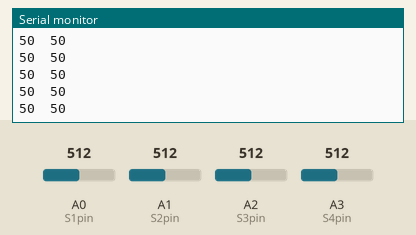
Recording of a sketch running on a simulated Arduino Uno, built with avr-gcc and run on an emulated ATmega328P. On the bench: the last lines printed to the serial monitor. Inputs (shaded band) come from the test bench; at power-on: A0 (S1pin) = 512, A1 (S2pin) = 512, A2 (S3pin) = 512, A3 (S4pin) = 512.

Above: at 1.2 s.
1.3 s: A0 (S1pin) set to 716
At 2.4 s:
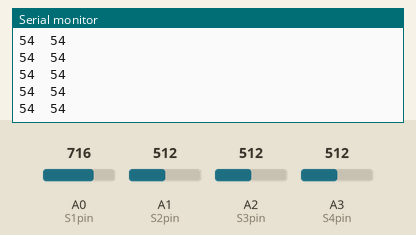
2.8 s: A1 (S2pin) set to 716
At 3.5 s:
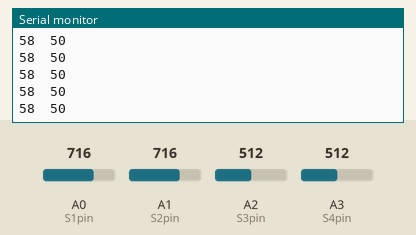
4.3 s: A2 (S3pin) set to 716
At 5.3 s:
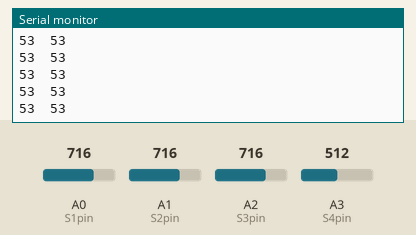
7.3 s: A3 (S4pin) set to 306
At 8.4 s:
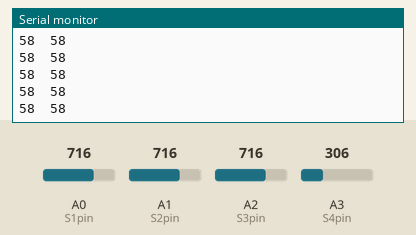
8.8 s: A0 (S1pin) set to 992
At 9.6 s:
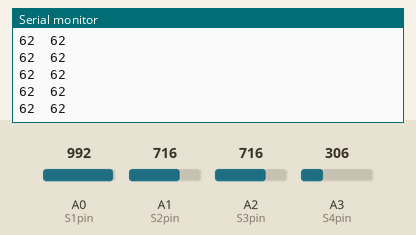
11.8 s: A1 (S2pin) set to 992
At 12.4 s:
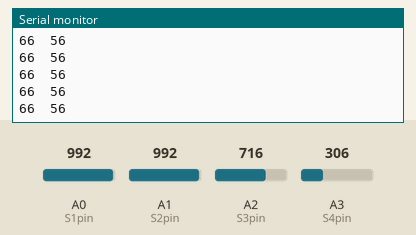
Timing chart, 0 to 14.3 s (numbered marks = the images above; inputs shaded):
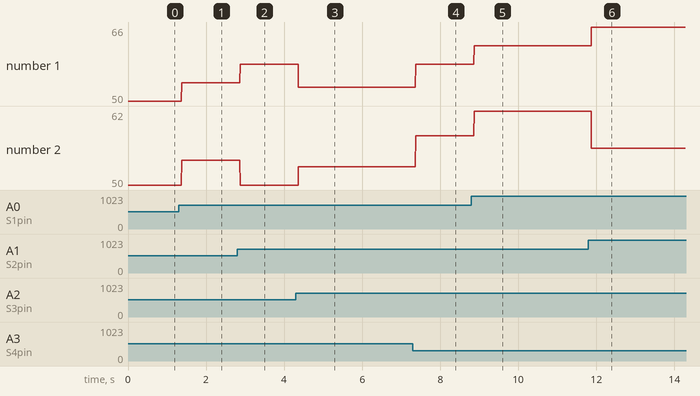

Measured:
- after the input at 1.3 s, the serial monitor: prints a new line after 0.07 s (image 1)
- after the input at 2.8 s, the serial monitor: prints a new line after 0.07 s (image 2)
- after the input at 4.3 s, the serial monitor: prints a new line after 0.07 s (image 3)
- after the input at 7.3 s, the serial monitor: prints a new line after 0.07 s (image 4)
- after the input at 8.8 s, the serial monitor: prints a new line after 0.07 s (image 5)
- after the input at 11.8 s, the serial monitor: prints a new line after 0.07 s (image 6)
- plotted number 1: 50 → 54 after the input at 1.3 s, 54 → 58 after the input at 2.8 s, 58 → 53 after the input at 4.3 s, 58 → 62 after the input at 8.8 s, 62 → 66 after the input at 11.8 s
- plotted number 2: 50 → 54 after the input at 1.3 s, 50 → 53 after the input at 4.3 s, 58 → 62 after the input at 8.8 s, 62 → 56 after the input at 11.8 s

The sketch:

Posturographic_chair.ino
```cpp
int S1pin = A0;
int S2pin = A1;
int S3pin = A2;
int S4pin = A3;
int  id_to_check, id0, id1, id2, id3, id4, id5, id6, id7 = -1; // startowe id to -1
unsigned long DisplayTime = 0; //potrzebne do odliczania co jaki czas bedzie sie wyswietlal podglad wynikow
void setup(){
  Serial.begin(9600);
}

void loop() {
 int S1Reading = analogRead(S1pin); // front_right
 int S2Reading = analogRead(S2pin); // front_left
 int S3Reading = analogRead(S3pin); // back_right
 int S4Reading = analogRead(S4pin); // back_left

 int relation1 = relation_front_right(S1Reading, S2Reading, S3Reading, S4Reading);
 int relation2 = relation_front_left(S1Reading, S2Reading, S3Reading, S4Reading);
 int relation3 = relation_back_right(S1Reading, S2Reading, S3Reading, S4Reading);
 int relation4 = relation_back_left(S1Reading, S2Reading, S3Reading, S4Reading);

 double relations_array[4] = {relation1, relation2, relation3, relation4};

 int rel5 = relation_front(S1Reading, S2Reading, S3Reading, S4Reading);
 int rel6 = relation_right(S1Reading, S2Reading, S3Reading, S4Reading);

//-------Data to graph----------------
   Serial.print(rel5);
   Serial.print("\t");
   Serial.print(rel6);
   Serial.println("\t");

//-------CHECKING POSITIONS-------------------------------
// gdy ktoras z pozycji zwroci "true" to wyswietlimy komunikat

 if(millis()-DisplayTime >= 1000){ // aby wyswietlaly sie wyniki co 1 s ale nie wstrzymywaly programu
    if(position_left_leg_on_right_knee(relations_array)){
      Serial.println("ZDEJMIJ LEWA NOGE Z PRAWEGO KOLANA");
      id0 = 0;  //id pozycji
      id_to_check = id0; // pobranie id do sprawdzenia
    }
    if(position_right_leg_on_left_knee(relations_array)){
      Serial.println("ZDEJMIJ PRAWA NOGE Z LEWEGO KOLANA");
      id1 = 1;
      id_to_check = id1;
     }
     if(position_left_lean(relations_array)){
      Serial.println("NIE POCHYLAJ SIE NA LEWO");
      id2 = 2;
      id_to_check = id2;
     }
    if(position_right_lean(relations_array)){
      Serial.println("NIE POCHYLAJ SIE NA PRAWO");
      id3 = 3;
      id_to_check = id3;
     }
    if(position_back_lean(relations_array)){
      Serial.println("NIE POCHYLAJ SIE DO TYŁU");
      id4 = 4;
      id_to_check = id4;
     }
    if(position_forward_lean(relations_array)){
      Serial.println("NIE POCHYLAJ SIE DO PRZODU");
      id5 = 5;
      id_to_check = id5;
     }
    if(position_absent(relations_array)){
      Serial.println("NIEOBECNY");
       id6 = 6;
       id_to_check = id6;
     }
    if(position_good(relations_array)){
      Serial.println("DOBRA POZYCJA");
      id7 = 7;
      id_to_check = id7;
    }
     DisplayTime = millis();
     }
  }

//------------POSITIONS-----------------------------------------
// w zależności od procentowej wartosci odczytow do sumy odczytow mozna dowiedziec sie jaka pozycje przyjal uzytkownik

bool position_left_leg_on_right_knee(double relations[]){
 if (relations[0]<=22 && relations[1]<=10 && relations[2]>=35 && relations[3]>=35){
        if(id_to_check == id0) {
          return false;
         }
         else{return true;}
 }
 else {return false;}
}

bool position_right_leg_on_left_knee(double relations[]){
 if (relations[0]<=10 && relations[1]<=22 && relations[2]>=35 && relations[3]>=35){
        if(id_to_check == id1) {
          return false;
         }
      else{return true;}
 }
 else {return false;}
}
bool position_left_lean(double relations[]){
 if (relations[0]<=20 && relations[1]>=20 && relations[2]<=27 && relations[3]>=33){
        if(id_to_check == id2) {
         return false;
         }
  else{return true;}
 }
 else {return false;}
}

bool position_right_lean(double relations[]){
 if (relations[0]>=20 && relations[1]<19 && relations[2]>=27 && relations[3]<27){
        if(id_to_check == id3) {
          return false;
         }
  else{return true;}
 }
 else {return false;}
}

bool position_back_lean(double relations[]){
 if (relations[0]<=18 && relations[1]<=18 && relations[2]>=30 && relations[3]>=30){
        if(id_to_check == id4) {
          return false;
         }
  else{return true;}
 }
 else {return false;}
}

bool position_forward_lean(double relations[]){
 if (relations[0]>23 && relations[1]>23 && relations[2]<=27 && relations[3]<=27){
        if(id_to_check == id5) {
        return false;
         }
  else{return true;}
 }
 else {return false;}
}

bool position_absent(double relations[]){
 if (relations[0]<=10 && relations[1]<=10 && relations[2]<=10 && relations[3]<=10){
         if(id_to_check == id6) {
         return false;
         }
  else{return true;}
 }
 else {return false;}
}

bool position_good(double relations[]){
 if (relations[0]>=19 && relations[0]<=23 && relations[1]>=19 && relations[1]<=23 &&
     relations[2]>=24 && relations[2]<=32 && relations[3]>=24 && relations[3]<=32){
         if(id_to_check == id7) {
           return false;
         }
  else{return true;}
 }
 else {return false;}
}

//------------RELATIONS------------------------------------------------
 double relation_front_right(double front_right, double front_left, double back_right, double back_left){
       if(front_right+front_left+back_right+back_left > 0){
       double relation = front_right*100/(front_right+front_left+back_right+back_left);
       return relation;
       }
       else{return 0;}
  }

 double relation_front_left(double front_right, double front_left, double back_right, double back_left){
       if(front_right+front_left+back_right+back_left > 0){
       double relation = front_left*100/(front_right+front_left+back_right+back_left);
       return relation;
       }
       else{return 0;}
  }

 double relation_back_right(double front_right, double front_left, double back_right, double back_left){
       if(front_right+front_left+back_right+back_left > 0){
       double relation = back_right*100/(front_right+front_left+back_right+back_left);
       return relation;
       }
       else{return 0;}
  }

 double relation_back_left(double front_right, double front_left, double back_right, double back_left){
       if(front_right+front_left+back_right+back_left > 0){
       double relation = back_left*100/(front_right+front_left+back_right+back_left);
       return relation;
       }
       else{return 0;}
  }

//-----Relation to graph--------------------------

double relation_front(double front_right, double front_left, double back_right, double back_left){
  if(front_right+front_left+back_right+back_left > 0){
       double relation = (front_right+front_left)*100/(front_right+front_left+back_right+back_left);
       return relation;
       }
       else{return 0;}
}

double relation_right(double front_right, double front_left, double back_right, double back_left){
  if(front_right+front_left+back_right+back_left > 0){
       double relation = (front_right+back_right)*100/(front_right+front_left+back_right+back_left);
       return relation;
       }
       else{return 0;}
}
```
